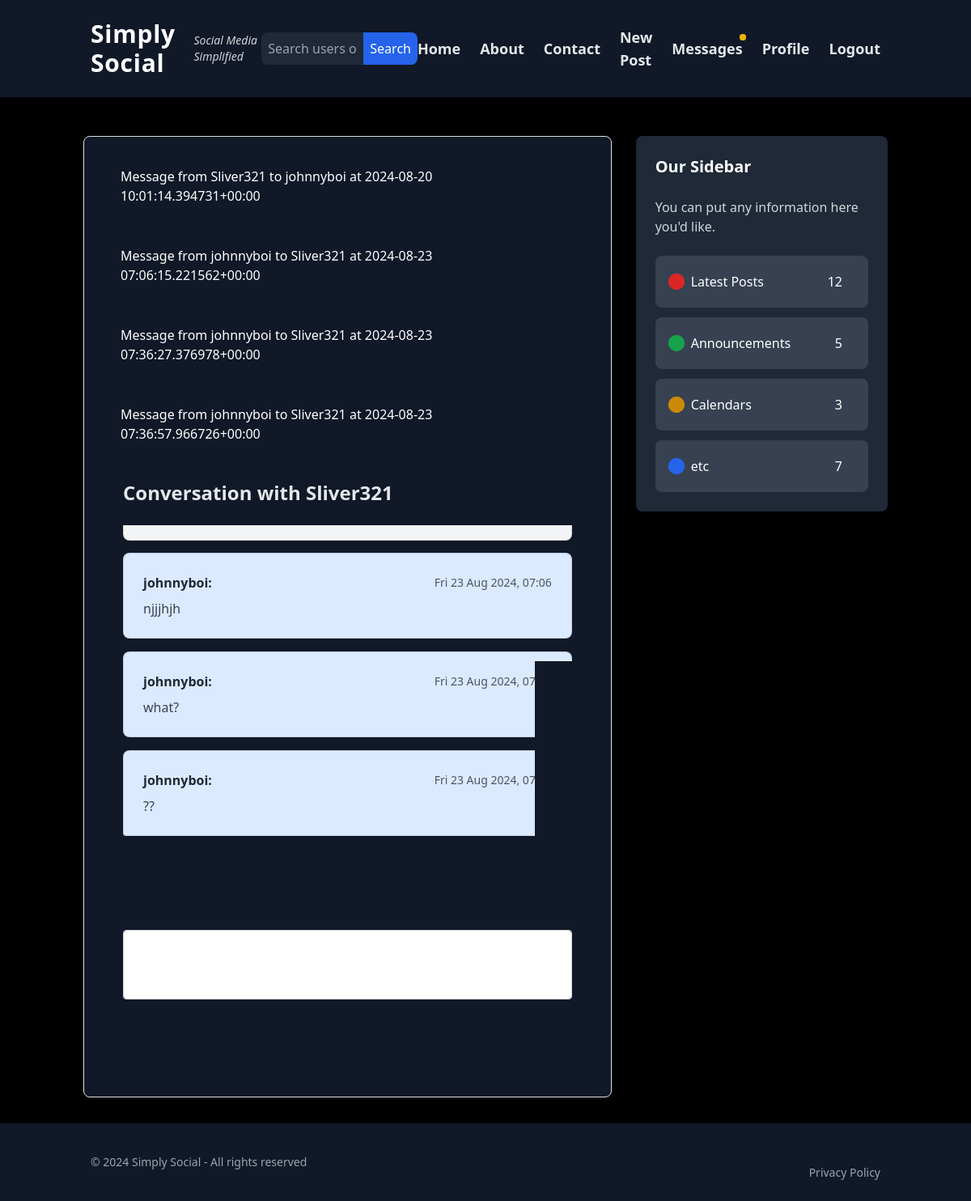
Page /blog/home/messages/coversation/Sliver321/ (signed in) on the committed database.
### blog/models.py (models this page shows, shortened)
class Message(models.Model):
    sender = models.ForeignKey(User, related_name='sent_messages', on_delete=models.CASCADE)
    receiver = models.ForeignKey(User, related_name='received_messages', on_delete=models.CASCADE)
    content = models.TextField()
    timestamp = models.DateTimeField(auto_now_add=True)
    key = models.CharField(max_length=44, blank=True, null=True)  # Adjusted length to match Fernet key size
    read = models.BooleanField(default=False)
    class Meta:
        ordering = ['-timestamp']
    def __str__(self):
        return f'Message from {self.sender} to {self.receiver} at {self.timestamp}'

### blog/views.py (the view)
# urls.py: path('home/messages/coversation/<str:username>/', views.conversation_view, name='conversation-view'),
@login_required
def conversation_view(request, username):
    conversation_user = get_object_or_404(User, username=username)
    if not request.user.following.filter(id=conversation_user.id).exists():
        messages.error(request, "You can only send messages to people you follow.")
        return redirect('message-list')
    if request.method == 'POST':
        form = MessageForm(request.POST)
        form.fields['receiver'].initial = conversation_user
        if form.is_valid():
            message = form.save(commit=False)
            message.sender = request.user
            message.receiver = conversation_user
            message.save()
            messages.success(request, "Message sent successfully!")
            return redirect('conversation-view', username=username)
        else:
            messages.error(request, "Message failed to send.")
    else:
        form = MessageForm(initial={'receiver': conversation_user})
    conversation_messages = Message.objects.filter(
        (Q(sender=request.user) & Q(receiver=conversation_user)) |
        (Q(sender=conversation_user) & Q(receiver=request.user))
    ).order_by('timestamp')
    for message in conversation_messages:
        message.decrypted_content = decrypt_message_content(message, request.user)
    return render(request, 'blog/conversation_view.html', {
        'form': form,
        'messages': conversation_messages,  # Ensure this variable is correctly named
        'conversation_user': conversation_user,
    })

### blog/forms.py
class MessageForm(forms.ModelForm):
    class Meta:
        model = Message
        fields = ['receiver', 'content']
        widgets = {
            'receiver': forms.Select(attrs={'class': 'form-control'}),
            'content': forms.Textarea(attrs={'class': 'form-control', 'rows': 3, 'placeholder': 'Type your message here...'})
        }
    def __init__(self, *args, **kwargs):
        user = kwargs.pop('user',None)
        super(MessageForm, self).__init__(*args, **kwargs)
        if user:
            self.fields['receiver'].queryset = User.objects.filter(profile__followers=user)

### blog/views.py (called while the page is built)
def decrypt_message_content(message, user):
    try:
        cipher_suite = Fernet(message.key.encode('utf-8'))
        decrypted_content = cipher_suite.decrypt(message.content.encode('utf-8')).decode('utf-8')
        return decrypted_content
    except InvalidToken:
        return "Decryption failed: Invalid token."
    except Exception as e:
        return f"Decryption error: {str(e)}"

def base_context(request):
    context = {}
    if request.user.is_authenticated:
        context['has_unread_messages'] = Message.objects.filter(receiver=request.user, read=False).exists()
    return context

### blog/templates/blog/conversation_view.html (shortened to what this page needs)
{% extends "blog/base.html" %}
{% load crispy_forms_tags %}
{% block content %}
<div class="container mx-auto my-8 px-4">
    <h2 class="text-2xl font-semibold text-gray-200">Conversation with {{ conversation_user.username }}</h2>
    <div class="conversation mt-6 overflow-y-auto max-h-96">
        <ul class="list-group space-y-4">
            {% for message in messages %}
            <li class="list-group-item {% if message.sender == user %}bg-blue-100{% else %}bg-gray-100{% endif %} p-4 rounded-lg shadow-sm">
                <div class="flex justify-between items-center">
                    <strong class="text-gray-800">{{ message.sender.username }}:</strong>
                    <span class="text-sm text-gray-600">{{ message.timestamp|date:"D d M Y, H:i" }}</span>
                </div>
                <p class="mt-2 text-gray-700">{{ message.decrypted_content }}</p>
            </li>
            {% endfor %}
        </ul>
    </div>
    {% if user in conversation_user.profile.followers.all %}
        <div class="mt-8">
            <h3 class="text-xl font-semibold text-gray-200">Send a Message</h3>
            <form method="post" class="mt-4">
                <div class="mb-4">
                    {{ form.content|as_crispy_field }}
                </div>
                <button type="submit" class="bg-blue-500 text-white px-4 py-2 rounded hover:bg-blue-600 transition duration-300">
                </button>
            </form>
        </div>
    {% else %}
        <p class="mt-8 text-red-500">You must follow this user to send a message!</p>
    {% endif %}
    </div>
{% endblock %}

### blog/templates/blog/base.html (shortened to what this page needs)
{% load static %}
<!DOCTYPE html>
<html lang="en">
<head>
    <link rel="stylesheet" href="https://maxcdn.bootstrapcdn.com/bootstrap/4.0.0/css/bootstrap.min.css">
    <link href="https://cdn.jsdelivr.net/npm/tailwindcss@2.2.19/dist/tailwind.min.css" rel="stylesheet">
    <link rel="stylesheet" type="text/css" href="{% static 'css/styles.css' %}">
    <link rel="stylesheet" type="text/css" href="{% static 'css/main.css' %}">
</head>
<body class="flex flex-col min-h-screen">
    <header class="site-header">
        <nav class="bg-gray-900 py-4">
            <div class="container mx-auto px-4 flex items-center justify-between">
                <div class="flex items-center">
                    <a class="text-3xl font-bold text-white tracking-wide hover:text-gray-300 transition duration-300" href="{% url 'blog-home' %}">Simply Social</a>
                    <span class="text-sm text-gray-300 ml-2 italic animate-zoom-in">Social Media Simplified</span>
                </div>
                <form action="{% url 'search' %}" method="GET" class="flex items-center mx-auto md:w-1/3 w-full">
                    <input
                        type="text"
                        name="q"
                        placeholder="Search users or posts..."
                        class="bg-gray-800 text-white rounded-l-lg p-2 w-full focus:outline-none focus:bg-gray-700"
                        required>
                    <button type="submit" class="bg-blue-600 hover:bg-blue-700 text-white rounded-r-lg p-2">
                        Search
                    </button>
                </form>
                <div id="navbarToggle" class="hidden md:flex md:items-center space-x-6 w-full md:w-auto">
                    <a class="text-lg font-semibold text-gray-200 hover:text-gray-300 transition duration-300" href="{% url 'blog-home' %}">Home</a>
                    <a class="text-lg font-semibold text-gray-200 hover:text-gray-300 transition duration-300" href="{% url 'blog-about' %}">About</a>
                    <a class="text-lg font-semibold text-gray-200 hover:text-gray-300 transition duration-300" href="{% url 'blog-contact' %}">Contact</a>
                    {% if user.is_authenticated %}
                        <a class="text-lg font-semibold text-gray-200 hover:text-gray-300 transition duration-300" href="{% url 'post-create' %}">New Post</a>
                        <a class="relative text-lg font-semibold text-gray-200 hover:text-gray-300 transition duration-300" href="{% url 'message-list' %}" id="messages-link" data-mark-url="{% url 'mark-messages-as-read' %}">
                            Messages
                            {% if has_unread_messages %}
                            <span class="absolute top-0 right-0 transform translate-x-1/2 -translate-y-1/2 inline-flex">
                                <span class="relative inline-flex rounded-full h-2 w-2 bg-yellow-500"></span>
                            </span>
                            {% endif %}
                        </a>
                        <a class="text-lg font-semibold text-gray-200 hover:text-gray-300 transition duration-300" href="{% url 'profile' %}">Profile</a>
                        <form action="{% url 'logout' %}" method="post" class="inline">
                            <button type="submit" class="text-lg font-semibold text-gray-200 hover:text-gray-300 transition duration-300 focus:outline-none">Logout</button>
                        </form>
                    {% else %}
                        <a class="text-lg font-semibold text-gray-200 hover:text-gray-300 transition duration-300" href="{% url 'login' %}">Login</a>
                        <a class="text-lg font-semibold text-gray-200 hover:text-gray-300 transition duration-300" href="{% url 'register' %}">Register</a>
                    {% endif %}
                </div>
            </div>
        </nav>
    </header>
    <main role="main" class="flex-grow container mt-5">
        <div class="row mb-8">
            <div class="col-md-8">
                <div class="bg-gray-900 text-white p-6 shadow-md rounded-lg border border-gray-900">
                    {% if messages %}
                        {% for message in messages %}
                            <div class="alert alert-{{ message.tags }} mb-4">
                                {{ message }}
                            </div>
                        {% endfor %}
                    {% endif %}
                    <div class="space-y-6">
                        {% block content %}{% endblock %}
                    </div>
                </div>
            </div>
            {% if user.is_authenticated %}
            <div class="col-lg-4 mt-6 md:mt-0">
                <div class="bg-gray-800 text-white p-6 shadow-md rounded-lg">
                    <h3 class="text-xl font-semibold mb-4">Our Sidebar</h3>
                    <p class="text-gray-300 mb-4">You can put any information here you'd like.</p>
                    <ul class="list-group list-none space-y-3">
                        <li class="flex justify-between items-center p-3 bg-gray-700 rounded-lg hover:bg-gray-600 transition">
                            <span class="relative flex items-center">
                                <span class="relative inline-flex rounded-full h-5 w-5 bg-red-600 mr-2"></span>
                                Latest Posts
                            </span>
                            <span class="bg-primary-500 text-white px-3 py-1 rounded-full">12</span>
                        </li>
                        <li class="flex justify-between items-center p-3 bg-gray-700 rounded-lg hover:bg-gray-600 transition">
                            <span class="relative flex items-center">
                                <span class="relative inline-flex rounded-full h-5 w-5 bg-green-600 mr-2"></span>
                                Announcements
                            </span>
                            <span class="bg-primary-500 text-white px-3 py-1 rounded-full">5</span>
                        </li>
                        <li class="flex justify-between items-center p-3 bg-gray-700 rounded-lg hover:bg-gray-600 transition">
                            <span class="relative flex items-center">
                                <span class="relative inline-flex rounded-full h-5 w-5 bg-yellow-600 mr-2"></span>
                                Calendars
                            </span>
                            <span class="bg-primary-500 text-white px-3 py-1 rounded-full">3</span>
                        </li>
                        <li class="flex justify-between items-center p-3 bg-gray-700 rounded-lg hover:bg-gray-600 transition">
                            <span class="relative flex items-center">
                                <span class="relative inline-flex rounded-full h-5 w-5 bg-blue-600 mr-2"></span>
                                etc
                            </span>
                            <span class="bg-primary-500 text-white px-3 py-1 rounded-full">7</span>
                        </li>
                    </ul>
                </div>
            </div>
            {% endif %}
        </div>
    </main>
    <footer class="bg-gray-900 py-6 mt-auto">
        <div class="container mx-auto px-4">
            <div class="flex flex-col md:flex-row justify-between items-center">
                <div class="text-gray-400 text-sm">
                    <p>&copy; 2024 Simply Social - All rights reserved</p>
                </div>
                <div class="mt-4 md:mt-0">
                    <a href="{% url 'blog-privacy' %}" class="text-gray-400 text-sm hover:text-gray-200 transition duration-300">Privacy Policy</a>
                </div>
            </div>
        </div>
    </footer>
</body>
</html>

### static/css/main.css (style rules this page uses)
html, :host { line-height: 1.5; -webkit-text-size-adjust: 100%; -moz-tab-size: 4; -o-tab-size: 4; tab-size: 4; font-family: ui-sans-serif, system-ui, sans-serif, "Apple Color Emoji", "Segoe UI Emoji", "Segoe UI Symbol", "Noto Color Emoji"; font-feature-settings: normal; font-variation-settings: normal; -webkit-tap-highlight-color: transparent; }
body { margin: 0; line-height: inherit; }
h1, h2, h3, h4, h5, h6 { font-size: inherit; font-weight: inherit; }
a { color: inherit; text-decoration: inherit; }
b, strong { font-weight: bolder; }
button, input, optgroup, select, textarea { font-family: inherit; font-feature-settings: inherit; font-variation-settings: inherit; font-size: 100%; font-weight: inherit; line-height: inherit; letter-spacing: inherit; color: inherit; margin: 0; padding: 0; }
button, select { text-transform: none; }
button, input:where([type='button']), input:where([type='reset']), input:where([type='submit']) { -webkit-appearance: button; background-color: transparent; background-image: none; }
blockquote, dl, dd, h1, h2, h3, h4, h5, h6, hr, figure, p, pre { margin: 0; }
ol, ul, menu { list-style: none; margin: 0; padding: 0; }
textarea { resize: vertical; }
input::placeholder, textarea::placeholder { opacity: 1; color: #9ca3af; }
button, [role="button"] { cursor: pointer; }
.container { width: 100%; }
@media (min-width: 640px) { .container { max-width: 640px; } }
@media (min-width: 768px) { .container { max-width: 768px; } }
@media (min-width: 1024px) { .container { max-width: 1024px; } }
.mb-3 { margin-bottom: 0.75rem; }
.mb-4 { margin-bottom: 1rem; }
.ml-2 { margin-left: 0.5rem; }
.mt-4 { margin-top: 1rem; }
.mt-5 { margin-top: 1.25rem; }
.flex { display: flex; }
.rounded { border-radius: 0.25rem; }
.border { border-width: 1px; }
.p-3 { padding: 0.75rem; }
.p-4 { padding: 1rem; }
.shadow-sm { --tw-shadow: 0 1px 2px 0 rgb(0 0 0 / 0.05); --tw-shadow-colored: 0 1px 2px 0 var(--tw-shadow-color); box-shadow: var(--tw-ring-offset-shadow, 0 0 #0000), var(--tw-ring-shadow, 0 0 #0000), var(--tw-shadow); }
body { background-color: black; }

### rows in the picture
Message: sender+receiver+timestamp "Message from Sliver321 to johnnyboi at 2024-08-20 10:01:14.394731+00:00"
Message: sender+receiver+timestamp "Message from johnnyboi to Sliver321 at 2024-08-23 07:06:15.221562+00:00", sender.username "johnnyboi", timestamp "Fri 23 Aug 2024, 07:06", decrypted_content "njjjhjh"
Message: sender+receiver+timestamp "Message from johnnyboi to Sliver321 at 2024-08-23 07:36:27.376978+00:00", sender.username "johnnyboi", timestamp "Fri 23 Aug 2024, 07:36", decrypted_content "what?"
Message: sender+receiver+timestamp "Message from johnnyboi to Sliver321 at 2024-08-23 07:36:57.966726+00:00", sender.username "johnnyboi", timestamp "Fri 23 Aug 2024, 07:36", decrypted_content "??"

### other values in the picture
{{ conversation_user.username }} "Sliver321"
